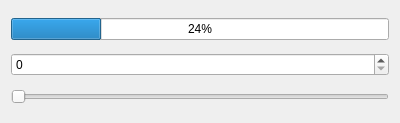
<?xml version="1.0" encoding="UTF-8"?>
<ui version="4.0">
 <class>Widget</class>
 <widget class="QWidget" name="Widget">
  <property name="geometry">
   <rect>
    <x>0</x>
    <y>0</y>
    <width>400</width>
    <height>123</height>
   </rect>
  </property>
  <property name="windowTitle">
   <string>Widget</string>
  </property>
  <layout class="QVBoxLayout" name="verticalLayout">
   <item>
    <widget class="QProgressBar" name="progressBar">
     <property name="value">
      <number>24</number>
     </property>
    </widget>
   </item>
   <item>
    <widget class="QSpinBox" name="spinBox"/>
   </item>
   <item>
    <widget class="QSlider" name="horizontalSlider">
     <property name="orientation">
      <enum>Qt::Horizontal</enum>
     </property>
    </widget>
   </item>
  </layout>
 </widget>
 <layoutdefault spacing="6" margin="11"/>
 <resources/>
 <connections>
  <connection>
   <sender>horizontalSlider</sender>
   <signal>valueChanged(int)</signal>
   <receiver>progressBar</receiver>
   <slot>setValue(int)</slot>
   <hints>
    <hint type="sourcelabel">
     <x>74</x>
     <y>96</y>
    </hint>
    <hint type="destinationlabel">
     <x>64</x>
     <y>26</y>
    </hint>
   </hints>
  </connection>
  <connection>
   <sender>horizontalSlider</sender>
   <signal>valueChanged(int)</signal>
   <receiver>spinBox</receiver>
   <slot>setValue(int)</slot>
   <hints>
    <hint type="sourcelabel">
     <x>21</x>
     <y>89</y>
    </hint>
    <hint type="destinationlabel">
     <x>29</x>
     <y>53</y>
    </hint>
   </hints>
  </connection>
  <connection>
   <sender>spinBox</sender>
   <signal>valueChanged(int)</signal>
   <receiver>horizontalSlider</receiver>
   <slot>setValue(int)</slot>
   <hints>
    <hint type="sourcelabel">
     <x>303</x>
     <y>58</y>
    </hint>
    <hint type="destinationlabel">
     <x>373</x>
     <y>92</y>
    </hint>
   </hints>
  </connection>
 </connections>
</ui>
